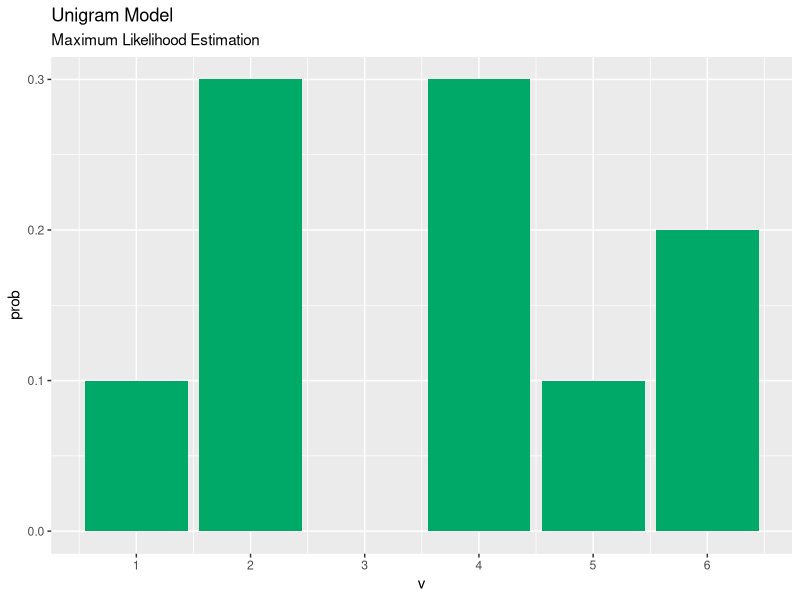
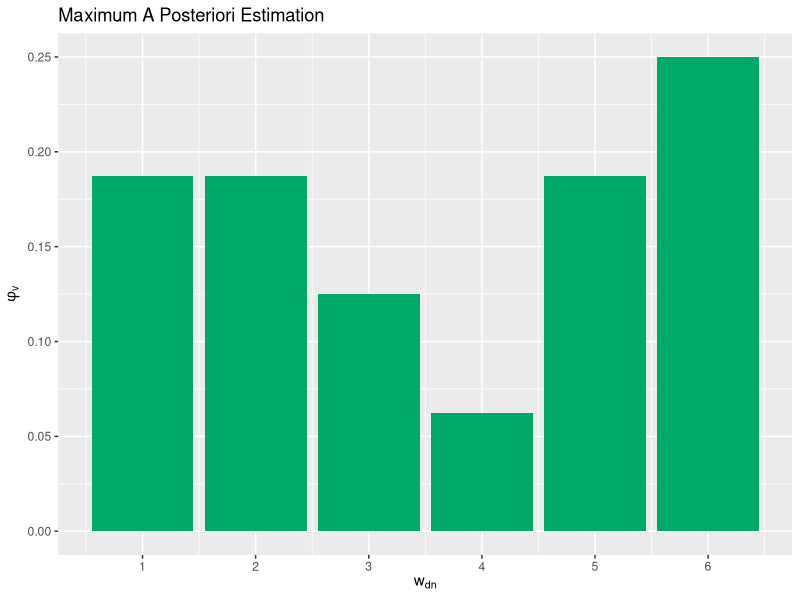
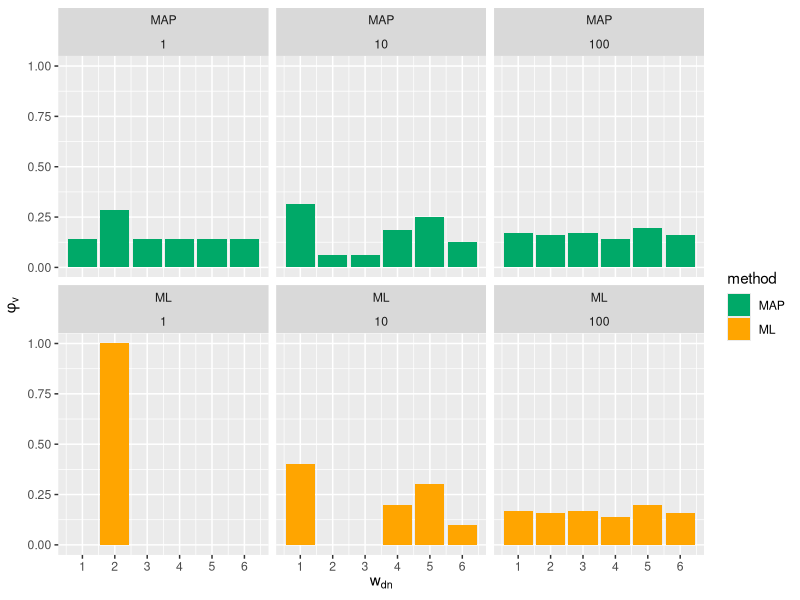
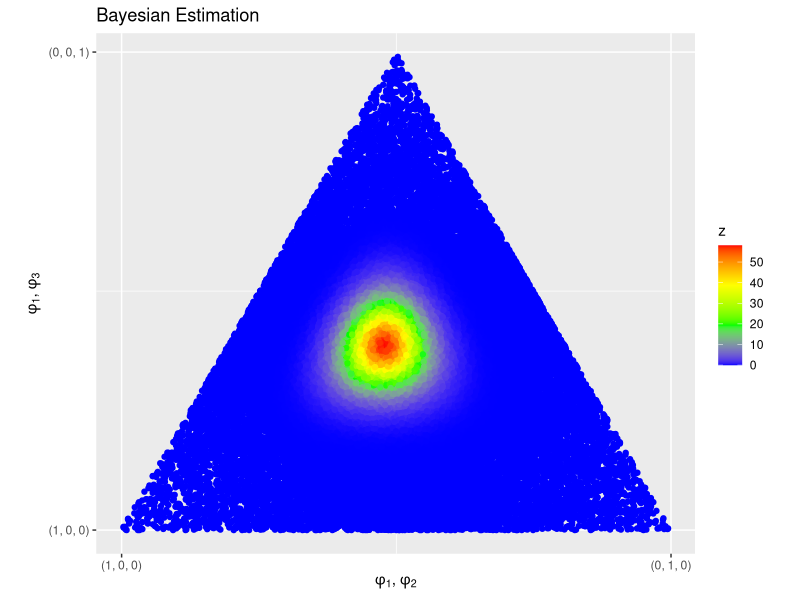
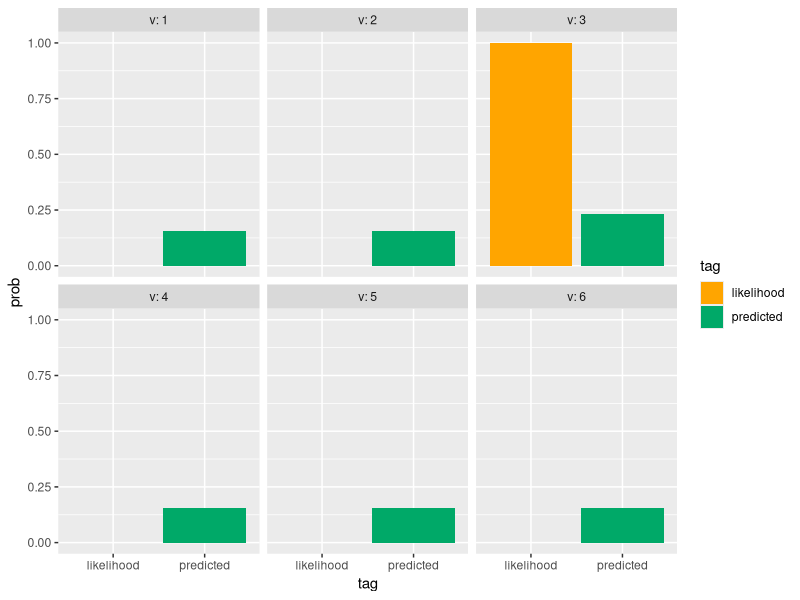
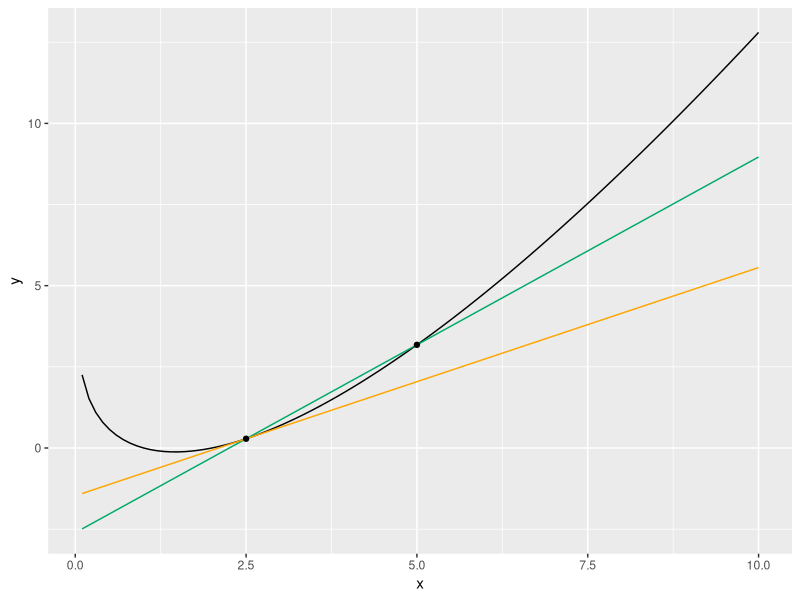

R code for these plots, in order:

# ch2.3 最尤推定 ----------------------------------------------------------------

# 利用パッケージ
library(tidyverse)


# 単語数(サイコロを振る回数)を指定
N_d <- 10

# 語彙数(サイコロの目の数)を指定
V = 6

# 真の単語分布(カテゴリ分布のパラメータ)を指定
phi_turth <- rep(1, V) / V
sum(phi_turth)

# 文書を生成(サイコロを振る)
w_dn <- sample(x = 1:V, size = N_d, replace = TRUE, prob = phi_turth)
w_dn

# 各語彙の出現回数を集計
doc_df1 <- tibble(v = w_dn) %>% 
  group_by(v) %>% # 出目でグループ化
  summarise(N_v = n()) # 出目ごとにカウント

# 出ない目があったとき用の対策
doc_df2 <- tibble(v = 1:V) %>% # 1からVまでの受け皿(行)を作成
  left_join(doc_df1, by = "v") %>% # 結合
  mutate(N_v = replace_na(N_v, 0)) # NAを0に置換

# 最尤推定
mle_df <- doc_df2 %>% 
  mutate(phi_v = N_v / sum(N_v)) # 式(4.2)
head(mle_df)

# 作図
ggplot(mle_df, aes(x = v, y = phi_v)) + # データ
  geom_bar(stat = "identity", fill = "#00A968") + # 棒グラフ
  scale_x_continuous(breaks = 1:V, labels = 1:V) + # 軸目盛
  labs(title = "Unigram Model", 
       subtitle = "Maximum Likelihood Estimation", 
       y = "prob") # ラベル


# chapter2.4 --------------------------------------------------------------

# 利用パッケージ
library(tidyverse)

# パラメーターの設定
beta  <- 2  # 任意の値を指定する
shake <- 10 # 任意の試行回数を指定する

# サイコロを振る
shake_result1 <- data.frame(w_dn = sample(x = 1:6, size = shake, replace = TRUE)) %>% # サイコロを振る
                 group_by(w_dn) %>%   # 出目でグループ化
                 summarise(N_v = n()) # 出目ごとにカウント

# 出ない目があったとき用の対策
shake_result2 <- left_join(data.frame(w_dn = 1:6), shake_result1, by = "w_dn")
shake_result2$N_v[is.na(shake_result2$N_v)] <- 0 # NAを0に置換

# 最大事後確率推定
map_result <- shake_result2 %>% 
              mutate(phi_v = (N_v + beta - 1) / (sum(N_v) + (beta - 1) * length(w_dn)))

# 描画
ggplot(map_result, aes(x = w_dn, y = phi_v)) +        # データの設定
  geom_bar(stat = "identity", fill = "#00A968") +     # 棒グラフ
  scale_x_continuous(breaks = 1:6, labels = 1:6) +    # 軸目盛
  labs(title = "Maximum A Posteriori Estimation",       # 図のタイトル
       x = expression(w[dn]), y = expression(phi[v])) # 軸ラベル



# パラメーターの指定
beta  <- 2
shake <- c(1, 10, 100)

# パラメータ生成
df <- data.frame()
for(i in seq_along(shake)){
  # サイコロサンプル
  dice <- data.frame(w_dn = sample(1:6, shake[i], replace = TRUE)) %>% 
    group_by(w_dn) %>% 
    summarise(N_v = n())
  tmp_df1 <- left_join(data.frame(w_dn = 1:6), dice, by = "w_dn")
  tmp_df1$N_v[is.na(tmp_df1$N_v)] <- 0
  
  # パラメータ生成：MLe
  tmp_ml <- tibble(w_dn = tmp_df1$w_dn, 
                   N_v = tmp_df1$N_v, 
                   phi_v = N_v / sum(N_v), 
                   method = "ML", 
                   shake = shake[i])
  
  # パラメータ生成：MAPe
  tmp_map <- tibble(w_dn = tmp_df1$w_dn, 
                    N_v = tmp_df1$N_v, 
                    phi_v = (N_v + beta - 1) / (sum(N_v) + (beta - 1) * length(w_dn)), 
                    method = "MAP", 
                    shake = shake[i])
  
  tmp_df2 <- rbind(tmp_map, tmp_ml)
  df <- rbind(df, tmp_df2)
}

# 描画
ggplot(df, aes(x = w_dn, y = phi_v, fill = method)) +  # データの設定
  geom_bar(stat = "identity") +                        # 棒グラフ
  facet_wrap(method ~ shake) +                         # グラフの分割
  scale_x_continuous(breaks = 1:6, labels = 1:6) +     # 軸目盛
  scale_fill_manual(values = c("#00A968", "Orange")) + # 色
  labs(x = expression(w[dn]), y = expression(phi[v]))  # 軸ラベル
  


# chapter2.5 -----------------------------------------------------------------

# 利用パッケージ
library(tidyverse)


# パラメーターの設定
beta  <- 2 # 任意の値を指定する
shake <- 64 # 任意の試行回数を指定する


# サイコロを振る
shake_result1 <- data.frame(w_dn = sample(x = 1:3, size = shake, replace = TRUE)) %>% # サイコロを振る
                 group_by(w_dn) %>%   # 出目でグループ化
                 summarise(N_v = n()) # 出目ごとにカウント

# 出ない目があったとき用の対策
shake_result2 <- left_join(data.frame(w_dn = 1:3), shake_result1, by = "w_dn")
shake_result2$N_v[is.na(shake_result2$N_v)] <- 0 # NAを0に置換


# 散布図用のランダムな値を用意
n_1 <- sample(seq(0, 1, 0.001), 50000, replace = TRUE)
n_2 <- sample(seq(0, 1, 0.001), 50000, replace = TRUE)
n_3 <- sample(seq(0, 1, 0.001), 50000, replace = TRUE)
n <- n_1 + n_2 + n_3 # 和が1となるための処理

# パラメータ：Φ
phi_1 <- n_1 / n
phi_2 <- n_2 / n
phi_3 <- n_3 / n

## ベイズ推定
# Gamma(N + beta * V)
numerator <- lgamma(sum(shake_result2$N_v) + beta * nrow(shake_result2))

# prod_{V=1}^V Gamma(N_v + beta)
denominator <- sum(lgamma(shake_result2$N_v + beta))

# N_v + beta - 1
exponent <- shake_result2$N_v + beta - 1

# phi_v^{`exponent`}
phi_v <- exponent[1] * log(phi_1) + exponent[2] * log(phi_2) + exponent[3] * log(phi_3)

# 作図用のdfを作成
bayesian_result <- data.frame(x = phi_2 + (phi_3 / 2),   # 三角座標への変換処理
                              y = sqrt(3) * (phi_3 / 2), # 三角座標への変換処理
                              z = exp(numerator - denominator + phi_v)) # 推定値

# 描画
ggplot(data = bayesian_result, mapping = aes(x = x, y = y, color = z)) + # データの指定
  geom_point() +                                                         # 散布図
  scale_color_gradientn(colors = c("blue", "green", "yellow", "red")) +  # 色
  scale_x_continuous(breaks = c(0, 1), labels = c("(1, 0, 0)", "(0, 1, 0)")) +    # x軸目盛
  scale_y_continuous(breaks = c(0, 0.87), labels = c("(1, 0, 0)", "(0, 0, 1)")) + # y軸目盛
  coord_fixed(ratio = 1) + # 縦横の比率
  labs(title = "Bayesian Estimation",                         # タイトル
       x = expression(paste(phi[1], ", ", phi[2], sep = "")), # x軸ラベル
       y = expression(paste(phi[1], ", ", phi[3], sep = ""))) # y軸ラベル



# chapter2.6 --------------------------------------------------------------

# 利用パッケージ
library(tidyverse)

# パラメータの指定
beta  <- 2 # 任意の値を指定する
shake <- 1 # 任意の試行回数の指定

# 語彙インデックス：v
v <- 1:6

# サイコロを振る
shake_result1 <- data.frame(w_dn = sample(x = v, size = shake, replace = TRUE)) %>% 
                 group_by(w_dn) %>%   # 出目でグループ化
                 summarise(N_v = n()) # 出目ごとにカウント

# 出ない目があったとき用の対策
shake_result2 <- left_join(data.frame(w_dn = v), shake_result1, by = "w_dn")
shake_result2$N_v[is.na(shake_result2$N_v)] <- 0 # NAを0に置換

# 総単語数：N
N <- sum(shake_result2$N_v)

# 総語彙数：V
V <- length(v)

# ベイズ予測
p_w <- (shake_result2$N_v + beta) / (N + beta * V)

# 作図用のdfを作成
bpd_result <- data.frame(v = v, 
                         likelihood = shake_result2$N_v / N, 
                         predicted = p_w)
bpd_long <- gather(bpd_result, key = "tag", value = "prob", -v)

# 描画
ggplot(data = bpd_long, mapping = aes(x = tag, y = prob, fill = tag)) + # データの指定
  geom_bar(stat = "identity", position = "dodge") +    # 棒グラフ
  ylim(c(0, 1)) +                                      # y軸の最小値・最大値
  scale_fill_manual(values = c("Orange", "#00A968")) + # 色
  facet_wrap( ~ v, labeller = label_both)              # グラフの分割



# chapter2.7 --------------------------------------------------------------

#### 不動点反復法####

# 利用パッケージ
library(tidyverse)


# 対数をとったガンマ関数の曲線
log_Gamma <- tibble(x_logGamma = seq(0.1, 10, 0.1),  # 作図用連続値：x
                    y_logGamma = lgamma(x_logGamma))

# 曲線上の2点
x_points <- c(2.5, 5)        # 曲線上の2点を指定する：x
y_points <- lgamma(x_points) # 曲線上の2点を指定する：y
points <- data.frame(x = x_points, y = y_points)

# 曲線上の2点を結ぶ直線
a_line <- (lgamma(x_points[2]) - lgamma(x_points[1])) / (x_points[2] - x_points[1]) # 傾き：a
b_line <- y_points[1] - a_line * x_points[1]                                        # 切片：b
straight_line <- tibble(x_line = seq(0.1, 10, 0.1),        # 作図用連続値：x
                        y_line = a_line * x_line + b_line)

# 曲線上の点1を通る接線
b_tangent <- y_points[1] - digamma(x_points[1]) * x_points[1] # 切片：b
tangent <- tibble(x_tangent = seq(0.1, 10, 0.1),              # 作図用連続値：x
                  y_tangent = digamma(x_points[1]) * x_tangent + b_tangent)

# 描画
ggplot() + 
  geom_line(data = log_Gamma, mapping = aes(x = x_logGamma, 
                                            y = y_logGamma)) + # 曲線
  geom_line(data = straight_line, mapping = aes(x = x_line, 
                                                y = y_line), color = "#00A968") + # 直線
  geom_line(data = tangent, mapping = aes(x = x_tangent, 
                                          y = y_tangent), color = "Orange") + # 接線
  geom_point(data = points, mapping = aes(x = x, y = y)) + 
  labs(x = "x", y = "y") # ラベル

